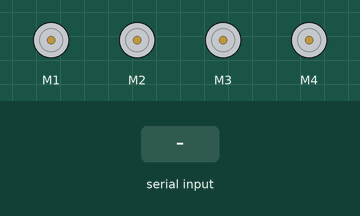
Recording of a sketch running on a simulated Arduino Uno, built with avr-gcc and run on an emulated ATmega328P. On the bench: 4 × DC motor (green arrow = forward, orange = backward, longer = faster). The test bench sets the inputs (shaded band).

Above: at 1.2 s.
1.3 s: "F" received over Serial
At 2.5 s:
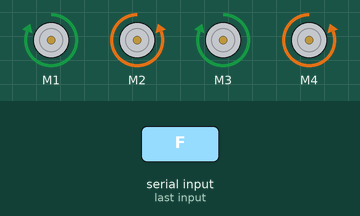
2.8 s: "B" received over Serial
At 3.7 s:
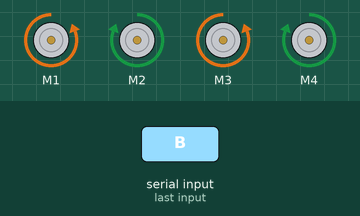
4.3 s: "L" received over Serial
At 4.8 s:
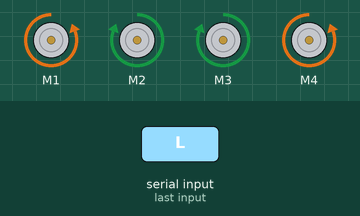
5.8 s: "1" received over Serial
At 7.0 s:
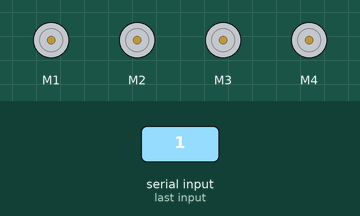
7.3 s: "R" received over Serial
At 8.3 s:
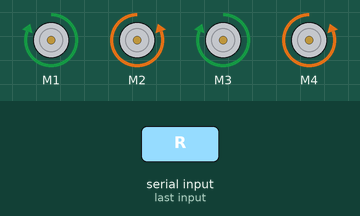
8.8 s: "0" received over Serial
At 9.4 s:
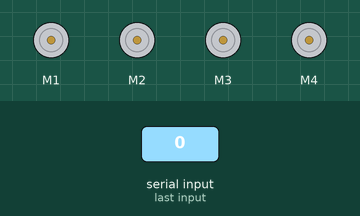
Timing chart, 0 to 11.3 s (numbered marks = the images above; inputs shaded):
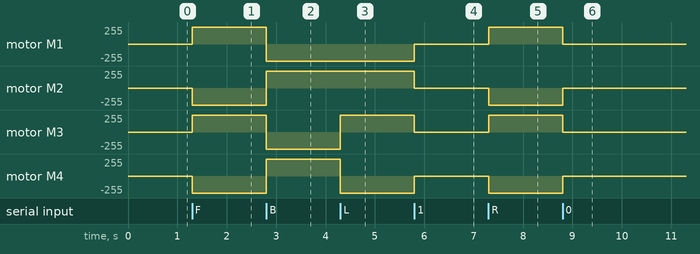

The sketch:

BLUETOOTH_CAR.ino
```cpp
#include <AFMotor.h>

#define MOTOR12_8KHZ 1
#define MOTOR34_1KHZ 1

AF_DCMotor motor1(1, MOTOR12_8KHZ);
AF_DCMotor motor2(2, MOTOR12_8KHZ);
AF_DCMotor motor3(3, MOTOR34_1KHZ);
AF_DCMotor motor4(4, MOTOR34_1KHZ);

char command;
const int RUN_SPEED = 255;
const int STOP_SPEED = 0;

//*****************************************************************************************************

void forward();
void back();
void left();
void right();
void Stop();

//*****************************************************************************************************

void setup()
{
  Serial.begin(9600);  //Set the baud rate to your Bluetooth module.
}

//*****************************************************************************************************

void loop(){
  if(Serial.available() > 0){
    command = Serial.read();
    Stop(); //initialize with motors stoped
    switch(command){
    case 'F':
      forward();
      break;
    case 'B':
       back();
      break;
    case 'L':
      left();
      break;
    case 'R':
      right();
      break;
    }
  }
}

//*****************************************************************************************************

void forward()
{
  motor1.setSpeed(RUN_SPEED);
  motor1.run(FORWARD);

  motor2.setSpeed(RUN_SPEED);
  motor2.run(BACKWARD);

  motor3.setSpeed(RUN_SPEED);
  motor3.run(FORWARD);

  motor4.setSpeed(RUN_SPEED);
  motor4.run(BACKWARD);
}

//*****************************************************************************************************

void back()
{
  motor1.setSpeed(RUN_SPEED);
  motor1.run(BACKWARD);

  motor2.setSpeed(RUN_SPEED);
  motor2.run(FORWARD);

  motor3.setSpeed(RUN_SPEED);
  motor3.run(BACKWARD);

  motor4.setSpeed(RUN_SPEED);
  motor4.run(FORWARD);

}

//*****************************************************************************************************

void left()
{
   motor1.setSpeed(RUN_SPEED);
  motor1.run(BACKWARD);

  motor2.setSpeed(RUN_SPEED);
  motor2.run(FORWARD);

  motor3.setSpeed(RUN_SPEED);
  motor3.run(FORWARD);

  motor4.setSpeed(RUN_SPEED);
  motor4.run(BACKWARD);
}

//*****************************************************************************************************

void right()
{
   motor1.setSpeed(RUN_SPEED);
  motor1.run(FORWARD);

  motor2.setSpeed(RUN_SPEED);
  motor2.run(BACKWARD);

  motor3.setSpeed(RUN_SPEED);
  motor3.run(FORWARD);

  motor4.setSpeed(RUN_SPEED);
  motor4.run(BACKWARD);
}

//*****************************************************************************************************

void Stop()
{
  motor1.setSpeed(STOP_SPEED);
  motor1.run(RELEASE);
  motor2.setSpeed(STOP_SPEED);
  motor2.run(RELEASE);
  motor3.setSpeed(STOP_SPEED);
  motor3.run(RELEASE);
  motor4.setSpeed(STOP_SPEED);
  motor4.run(RELEASE);
}
```

Measured:
- after the input at 1.3 s, motor M1, motor M3: stopped → forward 255/255 at once; motor M2, motor M4: stopped → backward 255/255 at once
- after the input at 2.8 s, motor M1, motor M3: forward 255/255 → backward 255/255 at once; motor M2, motor M4: backward 255/255 → forward 255/255 at once
- after the input at 4.3 s, motor M3: backward 255/255 → forward 255/255 at once; motor M4: forward 255/255 → backward 255/255 at once
- after the input at 5.8 s, motor M1, motor M4: backward 255/255 → stopped at once; motor M2, motor M3: forward 255/255 → stopped at once
- after the input at 7.3 s, motor M1, motor M3: stopped → forward 255/255 at once; motor M2, motor M4: stopped → backward 255/255 at once
- after the input at 8.8 s, motor M1, motor M3: forward 255/255 → stopped at once; motor M2, motor M4: backward 255/255 → stopped at once
